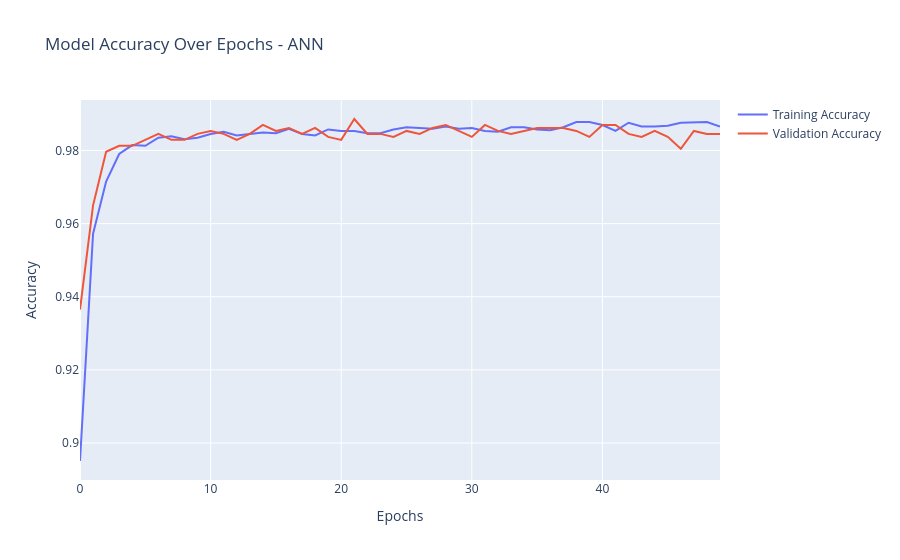

Notebook cell for this chart:
### Markdown cell above
**Biểu đồ Accuracy qua các Epochs**:

Biểu đồ thể hiện sự thay đổi của **độ chính xác (Accuracy)** trong quá trình huấn luyện:

- **Training Accuracy**: độ chính xác trên tập huấn luyện.  
- **Validation Accuracy**: độ chính xác trên tập validation.  

Mục đích:  
- Quan sát quá trình học của mô hình.  
- Phát hiện tình trạng **overfitting** (khi training accuracy tăng cao nhưng validation accuracy không tăng hoặc giảm).  
- Đánh giá tính ổn định của mô hình qua số epoch.

### Code cell
# Vẽ biểu đồ Accuracy theo epochs
fig10 = go.Figure()
fig10.add_trace(go.Scatter(y=history.history['accuracy'], mode='lines', name='Training Accuracy'))
fig10.add_trace(go.Scatter(y=history.history['val_accuracy'], mode='lines', name='Validation Accuracy'))

fig10.update_layout(
    title="Model Accuracy Over Epochs - ANN",
    xaxis_title="Epochs",
    yaxis_title="Accuracy"
)

fig10.show()

### Figure 1 — Plotly figure (JSON) as saved in the notebook; plotly's stock layout.template omitted (floating-point values rounded to 4 significant figures)
{"data": [{"mode": "lines", "name": "Training Accuracy", "type": "scatter", "y": [0.8951, 0.9572, 0.9715, 0.979, 0.9815, 0.9813, 0.9835, 0.9839, 0.9831, 0.9835, 0.9845, 0.9851, 0.9841, 0.9845, 0.9849, 0.9847, 0.9859, 0.9845, 0.9841, 0.9857, 0.9853, 0.9853, 0.9847, 0.9847, 0.9857, 0.9864, 0.9861, 0.9859, 0.9866, 0.9859, 0.9861, 0.9853, 0.9851, 0.9864, 0.9864, 0.9857, 0.9855, 0.9864, 0.9878, 0.9878, 0.987, 0.9853, 0.9876, 0.9866, 0.9866, 0.9868, 0.9876, 0.9878, 0.9878, 0.9866]}, {"mode": "lines", "name": "Validation Accuracy", "type": "scatter", "y": [0.9365, 0.965, 0.9796, 0.9813, 0.9813, 0.9829, 0.9845, 0.9829, 0.9829, 0.9845, 0.9853, 0.9845, 0.9829, 0.9845, 0.987, 0.9853, 0.9862, 0.9845, 0.9862, 0.9837, 0.9829, 0.9886, 0.9845, 0.9845, 0.9837, 0.9853, 0.9845, 0.9862, 0.987, 0.9853, 0.9837, 0.987, 0.9853, 0.9845, 0.9853, 0.9862, 0.9862, 0.9862, 0.9853, 0.9837, 0.987, 0.987, 0.9845, 0.9837, 0.9853, 0.9837, 0.9805, 0.9853, 0.9845, 0.9845]}], "layout": {"title": {"text": "Model Accuracy Over Epochs - ANN"}, "xaxis": {"title": {"text": "Epochs"}}, "yaxis": {"title": {"text": "Accuracy"}}}}
